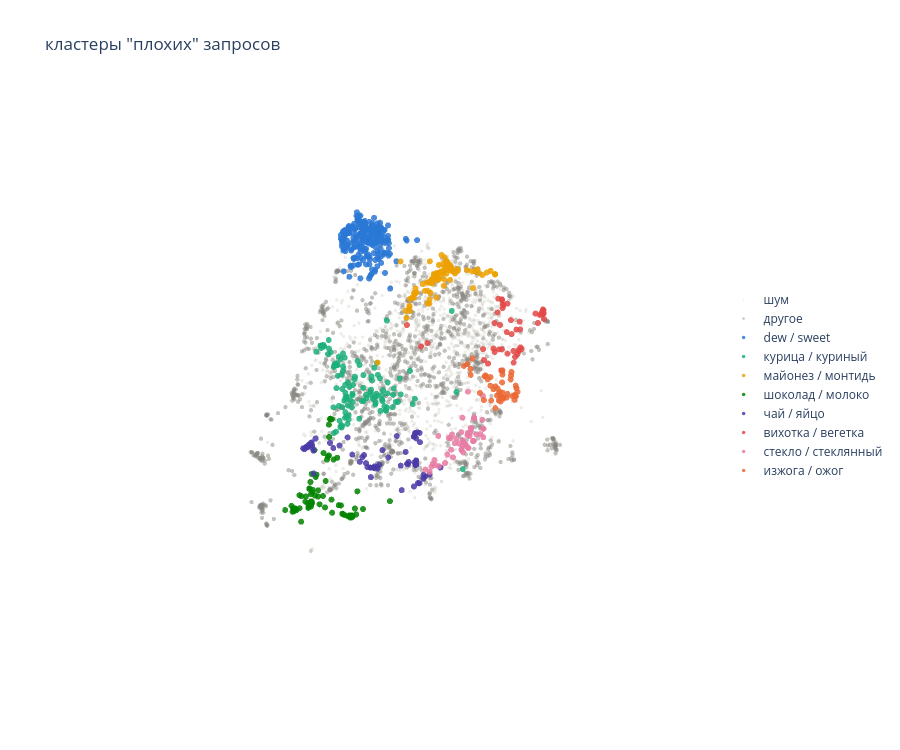

The notebook cell saved with this chart:
### Code cell
viz_reducer_3d_bad = umap.UMAP(n_components=3, metric='cosine', random_state=42)
X_viz_3d_bad = viz_reducer_3d_bad.fit_transform(embeddings_e5_bad)

queries_arr_bad = np.array(bad_queries_unique)

cluster_sizes_bad = clustered_df_bad[clustered_df_bad['cluster'] != -1]['cluster'].value_counts()
top_clusters_bad = cluster_sizes_bad.head(8).index.tolist()

fig = go.Figure()

noise_mask = clustered_bad == -1
fig.add_trace(go.Scatter3d(
    x=X_viz_3d_bad[noise_mask, 0], y=X_viz_3d_bad[noise_mask, 1], z=X_viz_3d_bad[noise_mask, 2],
    mode='markers', marker=dict(size=2, color='#c3c2b7', opacity=0.3),
    text=queries_arr_bad[noise_mask], hovertemplate='%{text}<extra></extra>',
    name='шум'
))

other_mask = ~noise_mask & ~np.isin(clustered_bad, top_clusters_bad)
if other_mask.any():
    fig.add_trace(go.Scatter3d(
        x=X_viz_3d_bad[other_mask, 0], y=X_viz_3d_bad[other_mask, 1], z=X_viz_3d_bad[other_mask, 2],
        mode='markers', marker=dict(size=2.5, color='#898781', opacity=0.5),
        text=queries_arr_bad[other_mask], hovertemplate='%{text}<extra></extra>',
        name='другое'
    ))

for color, c in zip(palette, top_clusters_bad):
    mask = clustered_bad == c
    fig.add_trace(go.Scatter3d(
        x=X_viz_3d_bad[mask, 0], y=X_viz_3d_bad[mask, 1], z=X_viz_3d_bad[mask, 2],
        mode='markers', marker=dict(size=3.5, color=color, opacity=0.85),
        text=queries_arr_bad[mask], hovertemplate='%{text}<extra></extra>',
        name=cluster_names_bad.get(c, str(c))
    ))

fig.update_layout(
    title='кластеры "плохих" запросов',
    scene=dict(xaxis_visible=False, yaxis_visible=False, zaxis_visible=False),
    width=900, height=750,
    legend=dict(x=1.02, y=0.5)
)
fig.show()

### Figure 1 — Plotly figure (JSON) as saved in the notebook; plotly's stock layout.template omitted (floating-point values rounded to 4 significant figures; data arrays with more than 128 entries replaced by an {"elided": "..."} marker saying what was removed)
{"data": [{"hovertemplate": "%{text}<extra></extra>", "marker": {"color": "#c3c2b7", "opacity": 0.3, "size": 2}, "mode": "markers", "name": "шум", "text": {"elided": "1124 str values"}, "type": "scatter3d", "x": {"elided": "1124 float values"}, "y": {"elided": "1124 float values"}, "z": {"elided": "1124 float values"}}, {"hovertemplate": "%{text}<extra></extra>", "marker": {"color": "#898781", "opacity": 0.5, "size": 2.5}, "mode": "markers", "name": "другое", "text": {"elided": "1167 str values"}, "type": "scatter3d", "x": {"elided": "1167 float values"}, "y": {"elided": "1167 float values"}, "z": {"elided": "1167 float values"}}, {"hovertemplate": "%{text}<extra></extra>", "marker": {"color": "#2a78d6", "opacity": 0.85, "size": 3.5}, "mode": "markers", "name": "dew / sweet", "text": {"elided": "229 str values"}, "type": "scatter3d", "x": {"elided": "229 float values"}, "y": {"elided": "229 float values"}, "z": {"elided": "229 float values"}}, {"hovertemplate": "%{text}<extra></extra>", "marker": {"color": "#1baf7a", "opacity": 0.85, "size": 3.5}, "mode": "markers", "name": "курица / куриный", "text": ["рогалик с мясом", "колбаса буженина", "паста с баклажаном", "коньяк старейшинаюююю", "семена подсолнечника очищает", "ребра копченые", "сухарики курица", "аптека парашок трафик", "железные крышки", "селедка fish house", "эскимо крышки", "буррито мексиканская", "корм влажный winner", "макароны и курица", "супер чистотел", "макароны влад", "вяленые мясо", "копченой грудкой", "красное мясо бедра", "смесь для засолки рыбы", "сухая смесь maggi", "бабл ти с тапиокой", "круассан с курицей и салатом цезарь", "ролл фи", "лола росса", "набор курица", "катать роллы", "кукурузный напол", "корейские вкусом", "паста тархун", "куринные рулеты", "блеск clark", "рыбный пашт", "сублимиро", "оковалок толстый филей", "соевое мясо китайская", "роллы вулкан", "бабл ти орео", "бабл лол", "кубики maggi для супа", "крюгер хаус", "ролл с буррито", "лавандовый рулет", "мясо сушоное", "вертута с куриным", "ролл с тунцом братья караваевы", "coolcola cola арбуз", "суп куриный с домашней", "супер клей", "рыба сушеня", "кубики maggi куриные", "клей секунд", "ножки куриные копченые", "клеевой пистолет", "суперлисенок", "колбаса орехова", "колбасы без свинины", "колбаса языковая", "мясо seve", "рыбы сухая", "рыба соленые", "колбаса может", "овощи ассорти", "азиатская тарелка с креветками", "снеки рыба", "селедка матье", "филе куриное нежность с капустой", "варено копчения грудка", "куриные едра", "карнавал зверей", "колбаски ню", "колбаса дубки сальчичон", "копченый окорок куриный", "рыба риет", "черная паста с курицей", "паста карбонара мираторг", "рулет шо", "грудка курицы", "грудка в кляре", "копченые крышки", "колбаска для гриля", "сэндвич с рваной говядина", "супгото", "сэндвич каравай кубани", "вышивка крестом", "супермени", "роллы с рыбой", "рыба жареная", "сублимированные овощи", "курасан с джус боллами", "клей карандаш", "куриное филе комбо", "в виде собаки", "филе спинки", "азиатская курица", "курица стрипсы", "сэндвич ролл с уткой", "водоросли для ролл", "свиньи уши", "колбаса подкопченая", "рыбные пример вы", "колбаса из филе", "цикорий сублимирова", "куриные вырезки", "куриная грудка заморозка", "паста с овощи", "курица грил", "век мясо", "плавленый кускус", "курица пай тай", "куриное филе по китайски", "цельная куриц", "суп лисичек"], "type": "scatter3d", "x": [5.311, 5.552, 5.049, 5.414, 5.28, 4.967, 5.106, 4.758, 4.57, 5.187, 3.727, 5.244, 5.446, 5.256, 3.745, 5.179, 5.382, 5.064, 5.348, 5.269, 4.8, 4.844, 5.324, 4.915, 4.656, 5.202, 4.931, 4.986, 5.21, 4.805, 5.187, 4.052, 5.376, 4.561, 5.435, 5.37, 4.982, 4.789, 4.573, 4.838, 4.413, 5.141, 5.053, 5.385, 5.229, 5.072, 5.544, 5.176, 4.14, 5.337, 5.194, 4.185, 5.162, 4.137, 4.064, 5.552, 5.486, 5.63, 5.346, 5.339, 5.329, 5.644, 4.923, 5.068, 5.402, 3.683, 5.494, 5.054, 5.194, 4.809, 5.583, 5.492, 5.146, 5.369, 5.281, 4.944, 4.81, 5.221, 5.1, 4.777, 5.643, 5.234, 3.378, 5.239, 4.21, 3.732, 5.248, 5.365, 4.848, 5.457, 4.246, 5.49, 4.759, 5.563, 5.189, 5.054, 5.195, 5.014, 5.062, 5.596, 5.362, 5.634, 4.705, 5.15, 5.257, 5.07, 5.355, 5.385, 4.021, 5.249, 5.426, 5.23, 4.764], "y": [7.427, 7.816, 7.354, 7.471, 7.689, 8.522, 8.204, 7.014, 8.512, 7.176, 6.732, 7.525, 7.878, 7.576, 8.95, 7.469, 7.552, 8.505, 7.466, 7.271, 7.988, 7.229, 7.648, 7.228, 7.252, 8.371, 7.206, 8.192, 7.791, 7.143, 8.134, 7.356, 7.209, 7.646, 8.128, 7.712, 7.202, 7.261, 7.203, 8.085, 7.584, 7.308, 8.003, 7.602, 7.749, 7.061, 7.66, 8.019, 7.6, 7.236, 7.975, 7.627, 8.449, 7.769, 7.67, 7.607, 7.704, 7.928, 7.502, 7.232, 7.211, 7.904, 7.233, 7.357, 7.107, 6.969, 7.996, 8.561, 8.231, 7.558, 7.854, 7.706, 8.461, 7.184, 7.651, 6.998, 7.827, 8.288, 8.387, 8.663, 8.113, 7.505, 8.195, 7.594, 7.4, 7.598, 7.213, 7.204, 7.587, 7.748, 7.547, 8.05, 7.703, 8.111, 8.134, 8.078, 7.364, 7.193, 7.636, 8.023, 7.213, 8.048, 7.65, 8.23, 8.314, 7.379, 8.223, 7.528, 8.918, 7.997, 7.977, 8.236, 7.908], "z": [9.439, 8.581, 8.638, 8.689, 8.568, 9.116, 9.142, 8.585, 8.967, 9.761, 8.431, 9.287, 8.958, 8.558, 7.2, 8.338, 9.536, 9.058, 9.457, 9.676, 8.882, 8.696, 8.869, 9.322, 9.147, 8.986, 9.401, 8.971, 9.309, 8.724, 9.217, 8.456, 9.708, 9.011, 8.824, 9.505, 9.315, 8.722, 9.005, 8.733, 8.383, 9.354, 9.133, 9.57, 8.984, 9.422, 8.354, 9.103, 8.491, 9.736, 8.969, 8.39, 9.018, 8.448, 8.704, 8.3, 8.882, 8.673, 9.535, 9.733, 9.747, 8.652, 8.532, 9.276, 9.603, 9.424, 9.156, 9.185, 9.167, 9.08, 8.578, 8.579, 9.07, 9.737, 8.937, 8.601, 9.355, 9.112, 8.946, 9.05, 8.918, 8.985, 9.981, 8.823, 8.389, 8.669, 9.537, 9.748, 8.856, 8.861, 8.414, 9.141, 9.104, 9.11, 9.169, 9.013, 9.16, 9.374, 9.21, 8.753, 9.744, 8.938, 8.967, 9.219, 9.111, 8.764, 9.238, 9.546, 9.029, 9.008, 9.231, 9.165, 9.167]}, {"hovertemplate": "%{text}<extra></extra>", "marker": {"color": "#eda100", "opacity": 0.85, "size": 3.5}, "mode": "markers", "name": "майонез / монтидь", "text": ["маскулан", "мароконы", "махнев", "markov", "баланье", "мондора", "каннело", "modest", "майонез свобод", "макколи", "михото", "махорки", "мянез", "монино", "му-у", "бруск", "бур", "бочонки", "болг", "мочи", "моронне", "барбикан", "булдаг", "брокао", "риббон", "макнчиз", "бултдак", "мишбон", "броокли", "конкильолы", "мороша", "мойар", "бичик", "фелинни", "боконто", "моенез", "монурал", "макдональдс", "майонез кал", "монтидью", "мономах", "маскорп", "моинез", "беркли", "манэ", "каместад", "брмбоч", "кандицио", "мородее", "моуар", "бульдак", "боинч", "мышк", "моко", "банеоци", "мон блю", "конеколо", "моржное", "бонафи", "былки", "будени", "мокоро", "моццони", "бури", "момен", "балансирующий сад", "бонджо", "менмука", "бульбаш", "буше", "канилони", "моджи", "болгор", "камче", "мультивак", "рбмка", "пмроденное", "брыт", "бушк", "уки", "брокколини", "бабаган", "можайское", "москит", "бенгл", "монамах", "майонез mr", "благовония", "буэна", "календа"], "type": "scatter3d", "x": [1.969, 2.042, 2.105, 1.953, 1.514, 1.773, 1.767, 2.156, 2.089, 1.993, 1.843, 1.999, 1.959, 1.793, 1.726, 1.567, 1.598, 1.884, 1.299, 1.904, 1.855, 1.719, 1.346, 1.853, 1.819, 2.222, 1.312, 1.822, 1.926, 1.934, 1.945, 1.804, 1.565, 2.148, 1.829, 1.845, 1.811, 2.048, 1.966, 1.837, 1.804, 2.024, 1.842, 2.048, 1.905, 2.218, 2.026, 1.81, 1.819, 1.767, 1.348, 1.415, 1.564, 1.894, 1.45, 1.907, 1.816, 1.989, 1.497, 1.487, 1.428, 1.892, 1.855, 1.619, 1.981, 3.949, 1.398, 2.058, 1.455, 1.554, 1.958, 1.914, 1.359, 2.305, 1.399, 2.093, 1.848, 1.856, 1.53, 1.46, 1.957, 1.663, 1.841, 1.898, 1.447, 1.81, 2.089, 1.556, 1.436, 1.964], "y": [6.969, 6.722, 6.579, 6.395, 6.24, 6.213, 7.831, 5.799, 5.887, 7.141, 6.735, 6.785, 5.869, 5.881, 6.284, 6.354, 6.32, 6.856, 6.467, 6.58, 6.135, 6.454, 6.418, 6.721, 6.251, 7.655, 6.399, 6.3, 6.798, 7.767, 6.358, 6.206, 6.608, 7.647, 6.717, 5.853, 5.928, 7.398, 5.874, 5.881, 5.883, 6.954, 5.845, 6.697, 5.832, 7.77, 6.848, 7.861, 6.321, 6.302, 6.35, 6.069, 6.5, 6.689, 6.088, 5.946, 7.76, 6.445, 5.976, 6.556, 6.102, 6.633, 6.684, 6.274, 5.975, 6.992, 6.004, 5.981, 6.423, 6.382, 7.688, 6.568, 6.602, 7.787, 6.323, 6.9, 6.194, 6.334, 6.407, 6.637, 6.974, 6.233, 6.439, 6.758, 6.06, 5.9, 5.915, 6.597, 6.018, 7.62], "z": [9.803, 9.571, 9.242, 9.804, 9.194, 9.027, 9.965, 9.67, 8.565, 9.877, 9.619, 9.698, 8.631, 8.975, 9.326, 9.796, 9.582, 9.85, 9.376, 9.607, 9.184, 9.409, 9.485, 9.72, 8.772, 10.11, 9.471, 8.794, 9.769, 10.03, 9.34, 9.231, 9.584, 9.752, 9.783, 8.782, 8.9, 9.992, 8.598, 8.889, 8.862, 9.837, 8.773, 9.585, 8.752, 10.19, 9.598, 9.983, 9.314, 9.326, 9.517, 9.152, 9.704, 9.653, 9.118, 8.823, 10.02, 9.373, 9.045, 9.535, 9.231, 9.646, 9.742, 9.393, 8.867, 8.666, 9.102, 8.589, 9.625, 9.609, 9.963, 9.066, 9.508, 10.19, 9.595, 9.51, 9.053, 8.916, 9.752, 9.455, 9.797, 9.164, 9.5, 9.761, 9.237, 8.881, 8.41, 9.337, 9.091, 9.98]}, {"hovertemplate": "%{text}<extra></extra>", "marker": {"color": "#008300", "opacity": 0.85, "size": 3.5}, "mode": "markers", "name": "шоколад / молоко", "text": ["конфетки и бараночки", "самокат игрушка брелок", "шоколад белакалорий", "пудинг шоколадный hyper", "рошенконфеты", "мармелад белый", "маленькое молоко", "ароматический диффузор самокат", "рулетики самокат из ветчины", "конфеты sc", "квадратики шоколад а", "молочная легенда молоко", "финиковый шоколад", "моцарелла шарики самокат", "золотые луг", "мороженое самокат маршмеллоу", "молоко бутерброд", "чай холодный маленький", "молоко важная корова", "китайские пельмени самокат", "молочные корж", "сметанабанан", "трубочки для молока", "вафельный корж", "молоко обезжиренное", "конфеты вод", "шоколад золотая", "молокофун", "вафли в шоколаде яшкино", "мармелад в виде глаза", "мармелад top", "молоко   обьем", "молоко пропер", "молокояйц", "i молоко", "белое золотой", "эко milk сметана", "блинный с вишней и шоколадом", "молоко набор", "напиток самокат алое", "мармелад фиг", "шоколадные лепестки", "маленькое шампанское", "шоколад молочный milk", "хлеб белый самокат", "хлопья с молоком шоколадные", "шоколадка baby фо", "печеньки с шоколадной крошкой", "нектар самокат яблоко банан", "самокат злаковый", "конфеты петушок золотой гребешок", "корж для торт", "шоколад и банан", "шоколадка апрель gold", "молоко иогурт", "шоколад самокат темный", "шоколад ченый", "коин самокат x слой черника и лаванда  г", "шоколад белый с орехи", "маленькая шоколадка ", "топленый молоко", "конфет мармелад", "самокат шоколадное молоко", "конфетки ба", "milka too", "шоколад для крема", "шоколадка киндер bueno", "шоколад норький", "горячий шоколад mac", "горький шоколад ", "темный шоколад ", "божья коровка молоко", "вишня в шоколаде", "стоячий шоколад", "me eat too"], "type": "scatter3d", "x": [5.398, 6.458, 6.032, 5.837, 5.255, 4.724, 5.465, 6.432, 6.466, 5.366, 5.917, 5.697, 6.064, 6.44, 6.036, 6.473, 5.639, 5.153, 5.675, 6.524, 5.631, 5.107, 5.504, 5.623, 5.604, 5.298, 6.057, 5.594, 5.984, 4.813, 4.717, 5.636, 5.593, 5.539, 5.584, 5.984, 5.795, 5.808, 5.549, 6.415, 4.738, 5.878, 4.978, 5.874, 6.463, 5.949, 5.932, 5.795, 6.275, 6.483, 5.713, 5.428, 5.671, 6.018, 5.622, 6.314, 5.997, 6.435, 6.033, 5.682, 5.607, 5.32, 6.393, 5.329, 5.588, 5.676, 5.994, 6.099, 6.038, 6.039, 6.069, 5.691, 5.891, 6.01, 5.67], "y": [7.168, 7.543, 7.449, 7.417, 7.283, 6.531, 7.951, 7.514, 7.544, 7.159, 7.353, 7.878, 7.391, 7.487, 7.181, 7.291, 7.965, 7.676, 7.919, 7.808, 7.773, 6.902, 8.214, 7.378, 7.973, 7.233, 7.314, 8.013, 7.378, 6.545, 6.472, 7.974, 8.006, 7.955, 8.024, 7.243, 7.718, 7.234, 8.082, 7.499, 6.509, 7.371, 8.342, 7.628, 7.488, 7.578, 7.531, 7.728, 7.477, 7.529, 7.215, 6.858, 7.187, 7.45, 7.997, 7.494, 7.416, 7.535, 7.436, 7.776, 7.972, 6.982, 7.522, 7.143, 8.014, 7.33, 7.48, 7.443, 7.488, 7.443, 7.421, 7.891, 7.289, 7.413, 8.086], "z": [7.345, 7.144, 6.95, 7.06, 7.372, 7.532, 6.73, 7.086, 7.096, 7.391, 7.021, 6.715, 6.886, 7.106, 6.892, 6.942, 6.674, 6.747, 6.695, 7.079, 6.799, 7.542, 6.934, 7.114, 6.671, 7.324, 6.869, 6.649, 7.18, 7.463, 7.505, 6.673, 6.677, 6.611, 6.673, 6.893, 6.695, 7.31, 6.739, 7.093, 7.544, 6.931, 6.842, 6.82, 7.177, 6.913, 7.053, 7.022, 7.287, 7.081, 7.163, 7.399, 7.174, 7.116, 6.654, 7.017, 6.904, 7.123, 7.243, 6.842, 6.68, 7.339, 7.053, 7.384, 6.691, 6.751, 7.22, 6.836, 6.945, 6.827, 6.828, 6.712, 7.211, 6.842, 6.804]}, {"hovertemplate": "%{text}<extra></extra>", "marker": {"color": "#4a3aa7", "opacity": 0.85, "size": 3.5}, "mode": "markers", "name": "чай / яйцо", "text": ["сок   л", "нафтусю", "сок gardex", "чай черный ассам", "маленькие огурцы", "яйца айсберг", "отборный спирт", "аскорбиновая кислота", "семечки от иарьина", "семиозерс", "яйца с двумя желтками", "чай тонизирующий", "чай день", "сок яблоко о", "семилпк", "семечки сил", "яйцатворог", "яблочныйуксус", "малина прокладки", "черника kinder", "чай  ти", "сок натуралный", "уксусная кислота", "пропер для детей", "семечки ю", "г яйца", "яйцо одно", "черный чай зеленый", "kinder яйцо большое", "зеленое село яйцо", "чай черный grip", "семечки от мартина отборные", "чай cherry blossom", "марк якобс", "чай джус", "ли она кислота", "яйца пасх", "зеленоеяблоко", "сок ric", "kinder сюрприз большой", "сок mule", "уксус спиртовой", "яйцо детское", "яблоки нрен", "сок  литр", "сок яблочный л", "малиновый чай", "яйцо инс", "спиртовой", "яблочные чай", "kinder country", "зелое яблоко", "напиток фрутоняня яблоко", "мед малина", "уксус сода", "семечки сок", "чай прох", "чай зеленый рам", "чай клуб", "село зеленое малина", "малина в шоколадом", "сок яблочный  л", "детский комплекс для футбол", "маленькие семечки", "малиновая торт"], "type": "scatter3d", "x": [3.811, 3.587, 3.73, 5.165, 4.634, 4.32, 3.679, 3.592, 4.125, 3.891, 4.316, 5.204, 5.254, 3.86, 3.747, 3.961, 4.239, 3.801, 5.069, 4.523, 5.225, 3.784, 3.566, 4.761, 4.015, 4.194, 4.342, 5.123, 4.512, 4.596, 5.179, 4.119, 5.178, 3.717, 5.219, 3.539, 4.252, 4.57, 3.774, 4.638, 3.729, 3.593, 4.427, 4.136, 3.798, 3.896, 5.215, 4.38, 3.503, 5.135, 4.55, 4.158, 4.084, 4.983, 3.597, 3.908, 5.217, 5.154, 5.265, 4.772, 5.644, 3.871, 4.633, 4.264, 5.202], "y": [7.851, 7.622, 7.798, 6.403, 8.295, 7.237, 7.837, 7.591, 8.223, 8.295, 7.242, 6.336, 6.301, 7.721, 8.428, 8.241, 7.233, 7.583, 6.954, 7.182, 6.32, 7.805, 7.58, 7.618, 8.255, 7.251, 7.242, 6.378, 7.217, 6.925, 6.359, 8.254, 6.352, 7.253, 6.305, 7.635, 7.266, 6.781, 7.842, 7.186, 7.796, 7.659, 7.243, 7.442, 7.856, 7.714, 6.509, 7.203, 7.66, 6.432, 7.162, 7.305, 7.728, 6.756, 7.631, 8.16, 6.312, 6.422, 6.283, 6.775, 7.072, 7.711, 7.392, 8.247, 6.618], "z": [6.643, 7.175, 6.679, 7.135, 6.844, 6.499, 7.128, 7.07, 6.628, 6.74, 6.543, 7.02, 6.979, 6.672, 6.908, 6.688, 6.476, 6.806, 7.289, 6.922, 7.017, 6.664, 7.05, 6.798, 6.696, 6.516, 6.524, 7.112, 6.734, 6.82, 7.048, 6.641, 7.073, 6.959, 7.008, 7.172, 6.464, 7.149, 6.624, 6.827, 6.659, 7.067, 6.582, 6.781, 6.642, 6.641, 7.111, 6.523, 7.152, 6.948, 6.872, 6.898, 6.722, 7.243, 7.168, 6.651, 7.001, 7.088, 6.995, 7.063, 7.109, 6.615, 6.822, 6.651, 7.397]}, {"hovertemplate": "%{text}<extra></extra>", "marker": {"color": "#e34948", "opacity": 0.85, "size": 3.5}, "mode": "markers", "name": "вихотка / вегетка", "text": ["посцдомой", "панти", "биште", "пиньята", "винстон", "вельв", "паннв", "к попс", "венек", "панро", "молодеете", "подзарядка", "поплавочный", "вехотка", "подвязки", "подштан", "подшуба", "петх", "веьч", "вихотка", "молодежка", "пилюска", "под система", "панирво", "вкник", "полевые", "панпер", "попрщок", "панне", "в вк", "проволока", "пвх", "пандочи", "моменто", "вегетка", "полые", "пантеона", "поавле", "питах", "постдорв", "паниро", "к виски", "гата", "перевязок", "подуще", "попова", "панаеота", "к вину"], "type": "scatter3d", "x": [2.597, 1.416, 1.736, 1.683, 2.465, 1.667, 1.442, 2.734, 1.711, 1.411, 2.281, 2.249, 2.823, 1.858, 2.22, 2.185, 2.218, 1.906, 1.712, 1.865, 2.296, 2.637, 2.409, 1.379, 1.87, 2.928, 1.525, 2.445, 1.397, 2.316, 2.326, 2.269, 1.532, 1.497, 1.92, 3.0, 1.422, 2.693, 1.707, 2.212, 1.345, 4.099, 1.432, 2.271, 2.124, 2.682, 1.402, 2.651], "y": [8.756, 8.694, 8.403, 8.806, 6.858, 7.879, 8.726, 8.76, 8.0, 8.692, 8.086, 8.824, 8.931, 8.143, 8.827, 8.81, 8.851, 8.566, 7.994, 8.13, 8.329, 8.542, 8.872, 8.701, 8.237, 8.603, 8.825, 8.523, 8.722, 8.594, 8.666, 8.668, 8.636, 8.098, 8.076, 8.749, 8.663, 8.647, 8.466, 8.758, 8.665, 7.864, 7.835, 8.745, 8.817, 8.783, 8.718, 6.86], "z": [8.692, 9.332, 9.021, 9.306, 8.373, 9.442, 9.347, 9.197, 9.478, 9.38, 8.697, 8.911, 8.868, 9.473, 8.985, 8.934, 9.049, 9.327, 9.49, 9.5, 8.825, 9.587, 8.823, 9.403, 9.552, 8.991, 9.332, 9.465, 9.356, 9.294, 8.879, 9.264, 9.373, 9.003, 9.329, 9.022, 9.313, 9.074, 9.042, 8.802, 9.396, 9.872, 9.132, 8.949, 8.955, 9.183, 9.358, 8.377]}, {"hovertemplate": "%{text}<extra></extra>", "marker": {"color": "#e87ba4", "opacity": 0.85, "size": 3.5}, "mode": "markers", "name": "стекло / стеклянный", "text": ["для степлер", "для крыс", "раствор для ли", "земля для пальм", "стеклянный поднос", "грунт для розы", "чтоб писать", "для попугаев", "насадки на станки", "трусы для умеренных", "пипетка стеклянная", "для дача", "к матчу", "насадка для газа", "правильное питание", "против сна", "для хот б", "стекла форели", "для бруске", "противень стеклянный", "сок в стекле", "для стульев", "посыпка сердца", "для попугай", "провод для монитора", "для языка", "для холодильник", "в поездку", "для посыпка", "для стекло керамики", "для стекла", "посыпать", "для молодости", "для кальяна", "для ккал", "для поверхностей", "для цезеря", "для диабет", "в стекле газировка", "для уни", "паста для ла", "пищевой для", "похудение", "для мочи", "для маринад", "для возду", "для похудении"], "type": "scatter3d", "x": [3.729, 3.777, 3.715, 3.706, 4.108, 3.528, 3.474, 3.718, 3.807, 3.773, 4.148, 3.617, 3.576, 3.865, 3.191, 3.212, 3.466, 4.077, 3.792, 4.178, 4.042, 3.754, 3.016, 3.722, 3.959, 3.331, 3.669, 3.123, 3.421, 4.117, 4.014, 3.083, 3.508, 3.576, 3.648, 3.736, 3.793, 3.343, 4.196, 3.583, 3.988, 3.459, 3.096, 3.624, 3.703, 3.533, 3.371], "y": [8.879, 8.79, 8.564, 8.622, 8.614, 8.687, 8.847, 8.954, 8.706, 8.653, 8.585, 8.812, 8.806, 8.673, 8.691, 8.946, 8.642, 8.558, 8.767, 8.584, 8.324, 8.898, 8.787, 8.913, 8.882, 8.797, 8.845, 8.79, 8.9, 8.703, 8.755, 8.842, 8.861, 8.995, 8.923, 8.924, 8.867, 8.973, 8.564, 8.875, 8.547, 8.851, 8.808, 8.949, 8.981, 8.883, 8.911], "z": [7.595, 7.842, 7.683, 7.787, 7.313, 7.775, 7.933, 7.754, 7.545, 7.758, 7.35, 7.71, 8.749, 7.448, 7.925, 7.626, 8.043, 7.38, 7.725, 7.301, 6.977, 7.642, 7.625, 7.777, 7.569, 8.031, 7.643, 8.423, 7.635, 7.35, 7.392, 7.687, 7.779, 7.781, 7.909, 7.573, 7.776, 7.79, 7.176, 7.896, 7.875, 7.895, 7.883, 7.616, 7.711, 7.88, 7.761]}, {"hovertemplate": "%{text}<extra></extra>", "marker": {"color": "#eb6834", "opacity": 0.85, "size": 3.5}, "mode": "markers", "name": "изжога / ожог", "text": ["про простуде", "гордфуд", "горчиц зерна", "от гриппа", "из разных стран", "зажига", "при отрав", "из гуся", "из свеклы", "ремни от изжоги", "горчица panda", "от вольчека", "рожки из", "изжог", "горци", "горький пористый", "sos крем от ожогов", "от ожогов", "горчинкой", "грипфе", "от гороа", "из пачки", "горошек гол", "легенды горох", "гортензия", "все горох", "пластырь от ожога", "электрическая свеча", "изжога", "горчичные сухари", "горчица зен", "рефтинская голень", "тостовый вольчека", "от запоров", "свечной фарш", "свечи во", "свеча цифр", "от боли в горле", "от головы", "гипноза", "горькиф", "от бо", "от течки", "угли из", "товары из границы"], "type": "scatter3d", "x": [2.554, 1.943, 1.979, 2.439, 2.659, 2.229, 2.756, 2.432, 2.844, 2.514, 1.993, 2.665, 2.708, 2.287, 1.843, 2.122, 2.668, 2.553, 1.918, 2.201, 2.451, 2.742, 2.21, 2.357, 1.848, 2.295, 2.929, 3.023, 2.386, 2.062, 1.973, 2.485, 2.765, 2.59, 3.14, 3.039, 3.145, 2.482, 2.495, 2.087, 1.87, 2.743, 2.539, 2.534, 2.578], "y": [8.834, 8.541, 8.709, 8.835, 8.6, 8.529, 8.718, 8.423, 8.605, 8.778, 8.718, 8.714, 8.173, 8.58, 8.63, 8.62, 8.822, 8.733, 8.669, 8.714, 8.708, 8.733, 8.534, 8.652, 8.668, 8.641, 8.946, 8.399, 8.66, 8.705, 8.724, 8.357, 8.552, 8.719, 8.335, 8.441, 8.416, 8.785, 8.704, 8.637, 8.625, 8.44, 8.678, 8.361, 8.47], "z": [8.084, 8.239, 7.783, 8.136, 8.31, 8.409, 8.087, 8.302, 8.631, 8.172, 7.705, 8.356, 8.366, 8.366, 7.861, 7.776, 8.097, 8.156, 7.763, 8.28, 8.03, 8.341, 7.798, 7.824, 7.795, 7.867, 8.129, 8.757, 8.277, 7.823, 7.781, 7.769, 8.537, 8.115, 8.845, 9.002, 8.926, 8.044, 8.14, 8.276, 7.928, 8.111, 8.223, 8.338, 8.351]}], "layout": {"height": 750, "legend": {"x": 1.02, "y": 0.5}, "scene": {"xaxis": {"visible": false}, "yaxis": {"visible": false}, "zaxis": {"visible": false}}, "title": {"text": "кластеры \"плохих\" запросов"}, "width": 900}}
